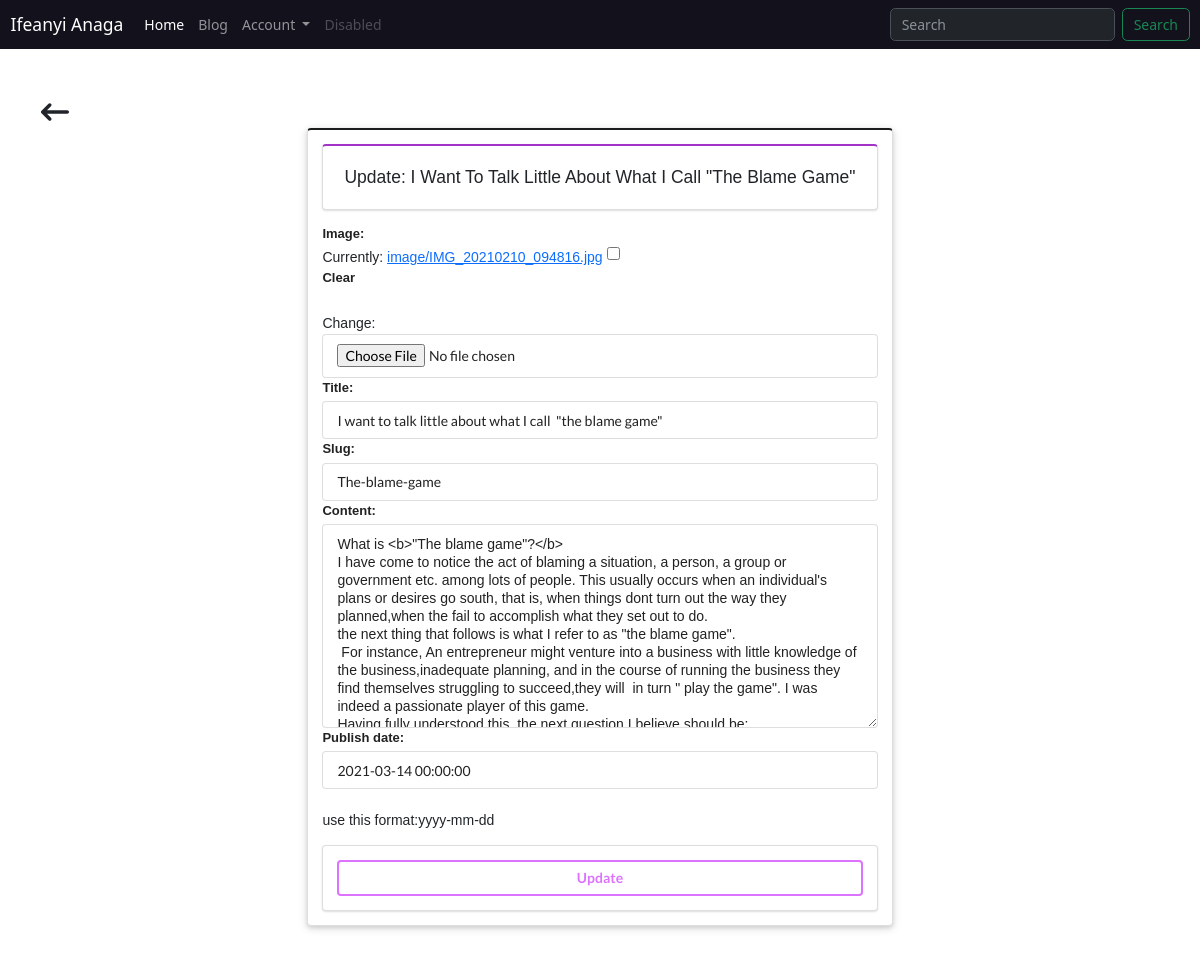
The page /blog/The-blame-game/modify/ (signed in) on the database as committed earlier.
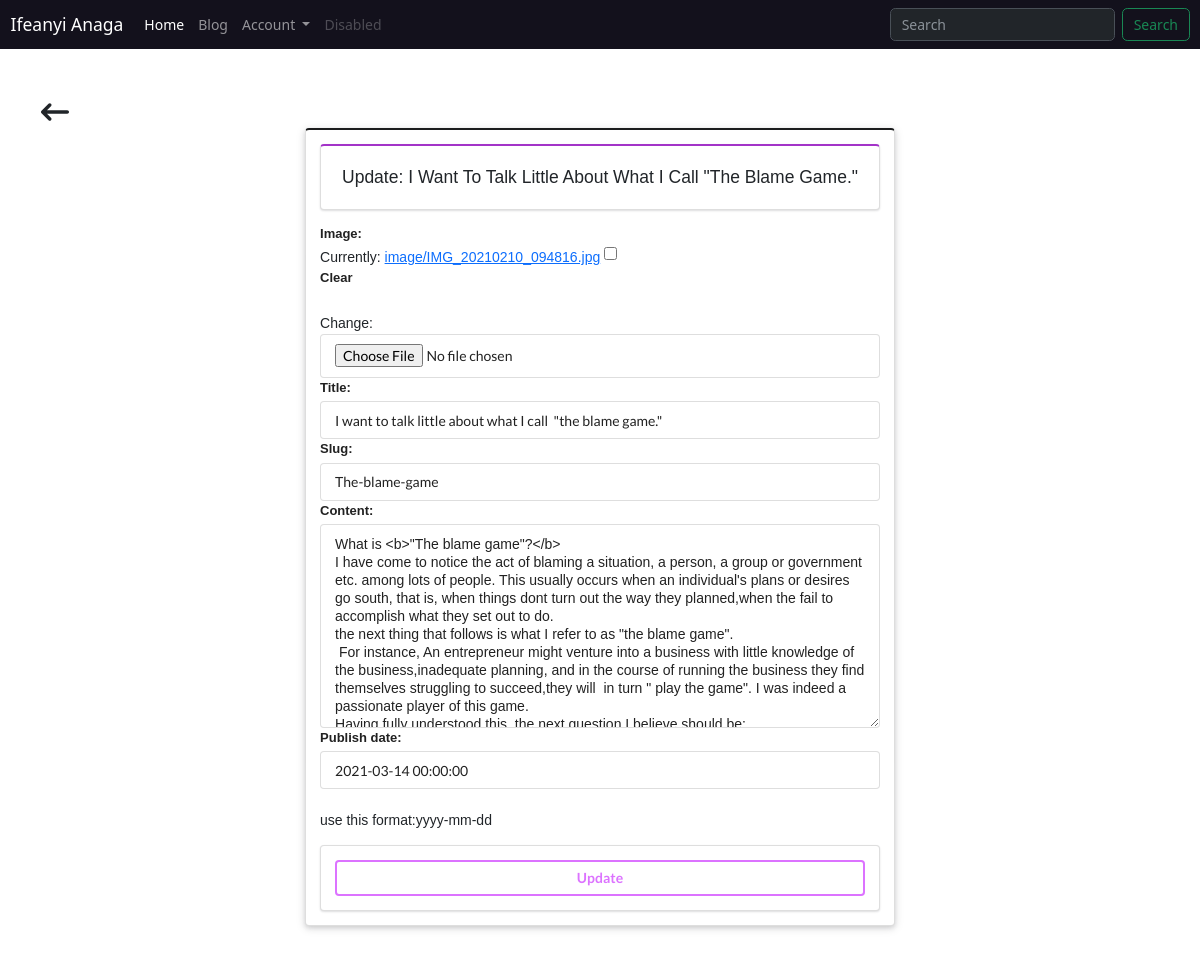
The same page on the database as committed later.
### blog/models.py (models this page shows, shortened)
class BlogPost(models.Model):
	user=models.ForeignKey(User,default=1,null=True,on_delete=models.SET_NULL)
	image=models.ImageField(upload_to='image/',blank=True,null=True)
	title=models.CharField(max_length=120)
	slug=models.SlugField(unique=True)
	content=models.TextField(null=True,blank=True)
	publish_date=models.DateTimeField(auto_now=False,auto_now_add=False,null=True,blank=True,help_text="use this format:yyyy-mm-dd")
	timestamp=models.DateTimeField(auto_now_add=True)
	updated=models.DateTimeField(auto_now_add=True)
	objects=BlogPostManager()
	class Meta:
		ordering =['-publish_date','-updated','-timestamp']

### blog/views.py (the view, shortened to what this page needs)
# urls.py: path('<str:slug>/modify/',views.blog_post_update_view,name="modify"),
@login_required
@staff_member_required
def blog_post_update_view(request,slug):
	obj=get_object_or_404(BlogPost,slug=slug)
	if obj.user!=request.user:
		raise Http404
	form=BlogPostModelForm(request.POST or None,request.FILES or None, instance=obj, )
	template_name="blog/update.html"
	context={"obj":obj,"form":form,"title":f" update: {obj.title}"}
	return render(request,template_name,context)

### blog/forms.py (shortened to what this page needs)
class BlogPostModelForm(forms.ModelForm):
	class Meta:
		model=BlogPost
		exclude=['user']
	def __init__(self, *args, **kwargs):
		super().__init__(*args, **kwargs)
		self.fields['title'].widget.attrs.update({'class': 'form-control','id':'formGroupExampleInput'})
		self.fields['slug'].widget.attrs.update({'class': 'form-control','id':'formGroupExampleInput'})
		self.fields['content'].widget.attrs.update({'class':'form-control','aria-label':'Content'})
		self.fields['publish_date'].widget.attrs.update({'class': 'form-control vDateField vTimeField datetime form-row datetimeshortcuts clock-icon date-icon calendar','id':'formGroupExampleInput'})
		self.fields['image'].widget.attrs.update({'class': 'file-upload','type':'file',})

### blog/models.py (called while the page is built)
	def get_queryset(self):
		return BlogPostQuerySet(self.model,using=self._db)

### blog/templates/blog/update.html (shortened to what this page needs)
{% extends "starter.html" %}
{% load bootstrap5 %}
{% block content %}
{% load static %}
<section>
<div class="container">
  <a href="{% url 'detail' obj.slug %}"><i class="fa-solid fa-arrow-left-long fa-2x text-dark"></i></a>
<div class="row">
  <div class="col-md d-flex justify-content-center">
<div class="ui segment black raised">
  <div class="ui segment padded purple">
    <h5 class="my-titles">{{title | title}}</h5>
  </div>
<form method="post" action="." enctype="multipart/form-data" class="ui form">
    <div class="field articles">
      {{form}}
    </div>
  <div class="ui segment">
    <button type="submit" class="ui button inverted purple" style="display:block; width: 100%;">Update</button>
  </div>
    </form>
</div>
</div>
</div>
</div>
</section>
{% endblock %}

### templates/starter.html (shortened to what this page needs)
<!doctype html>
{% load static %}
<html lang="en">
  <head>
    <link rel="stylesheet" type="text/css" href="{% static 'semantic/semantic.min.css' %}">
    <link href="{% static 'fontawesomefree/css/all.min.css' %}" rel="stylesheet" type="text/css">
    <link href="https://cdn.jsdelivr.net/npm/bootstrap@5.3.0-alpha1/dist/css/bootstrap.min.css" rel="stylesheet">
    <link href="{% static 'fontawesomefree/css/fontawesome.css' %}" rel="stylesheet" type="text/css">
    <link href="{% static 'fontawesomefree/css/brands.css' %}" rel="stylesheet" type="text/css">
    <link href="{% static 'fontawesomefree/css/solid.css' %}" rel="stylesheet" type="text/css">
  </head>
  <body>
    <nav class="navbar  navbar-expand-lg" data-bs-theme="dark" style="background-color:#13111C;">
  <div class="container-fluid">
    <a class="navbar-brand" href="#">Ifeanyi Anaga</a>
    <div class="collapse navbar-collapse" id="navbarSupportedContent">
      <ul class="navbar-nav me-auto mb-2 mb-lg-0">
        <li class="nav-item">
          <a class="nav-link active" aria-current="page" href="/">Home</a>
        </li>
        <li class="nav-item">
          <a class="nav-link" href="{% url 'index' %}">Blog</a>
        </li>
        <li class="nav-item dropdown">
          <a class="nav-link dropdown-toggle" href="#" role="button" data-bs-toggle="dropdown" aria-expanded="false">
            Account
          </a>
        </li>
        <li class="nav-item">
          <a class="nav-link disabled">Disabled</a>
        </li>
      </ul>
      <form class="d-flex" role="search" method="get" action="{% url 'search' %}">
        <input class="form-control me-2" type="search" placeholder="Search" aria-label="Search">
        <button class="btn btn-outline-success" type="submit">Search</button>
      </form>
    </div>
  </div>
</nav>
{% block content %}
{% endblock %}
</body>
</html>

Rows that differ between the two databases and show on the page:
changed BlogPost "The-blame-game": title "I want to talk little about what I call \"the blame game\"" → "I want to talk little about what I call \"the blame game.\""
Other text that changed with them:
{{ title | title }}: "Update: I Want To Talk Little About What I Call \"The Blame Game\"" → "Update: I Want To Talk Little About What I Call \"The Blame Game.\""
